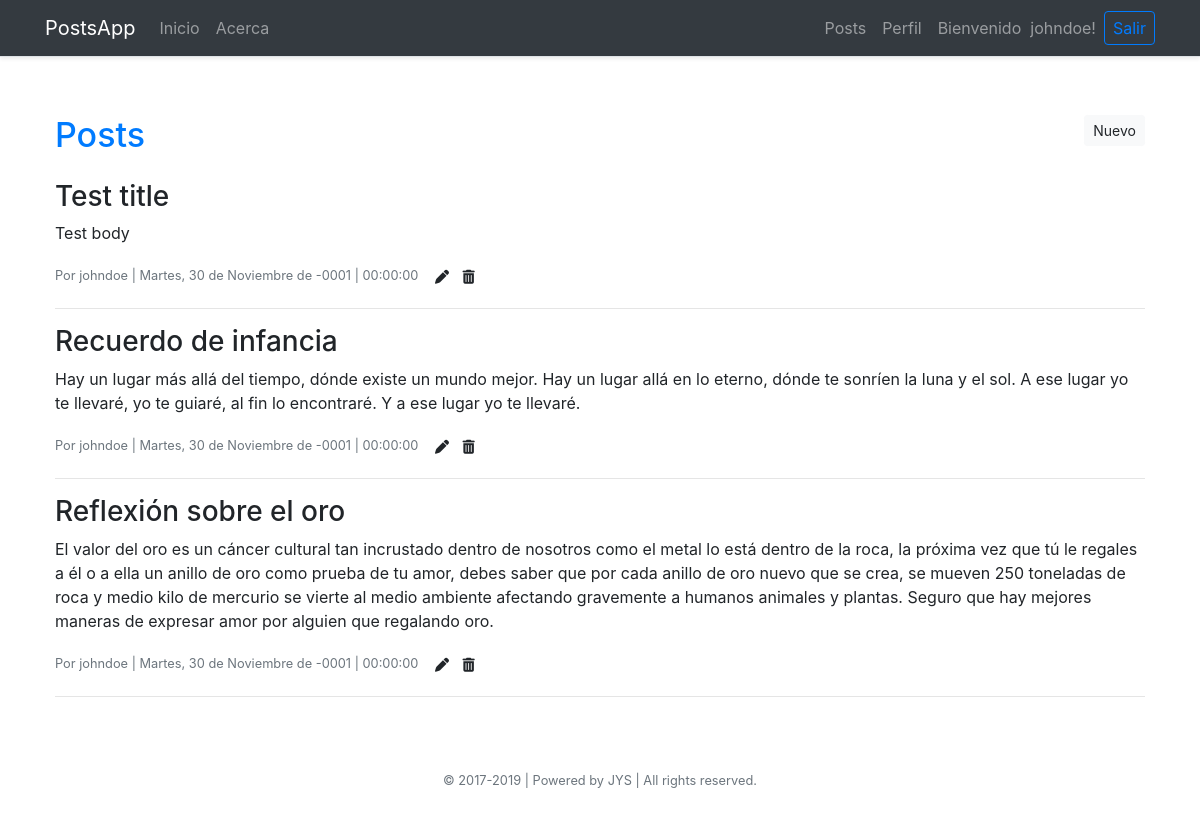
Screenshot of / (signed in) with the database file from the repository.
### tables this page shows
CREATE TABLE user (
	user_id INT UNSIGNED NOT NULL AUTO_INCREMENT PRIMARY KEY,
	last_name VARCHAR(50) NOT NULL,
	first_name VARCHAR(50) NOT NULL,
	user_name VARCHAR(50) NOT NULL,
	user_email VARCHAR(50) NOT NULL,
	password VARCHAR(255) NOT NULL,
	activation CHAR(32) NOT NULL,
	created_on DATETIME NOT NULL,
	last_modified_on DATETIME NOT NULL,
    deleted TINYINT(1) NOT NULL DEFAULT 0,
    UNIQUE KEY user_email_unique (user_email),
    UNIQUE KEY user_name_unique (user_name)
);

CREATE TABLE post (
	id INT UNSIGNED NOT NULL AUTO_INCREMENT PRIMARY KEY,
	author_id INT UNSIGNED NOT NULL,
	created_on DATETIME NOT NULL,
	last_modified_on DATETIME NOT NULL,
	title VARCHAR(255) NOT NULL,
	body TEXT NOT NULL,
	FOREIGN KEY (author_id) REFERENCES user (user_id)
);

### public/index.php (called while the page is built, shortened)
<?php
$q = 'SELECT p.id, p.title, p.body, p.last_modified_on, p.created_on, p.author_id, u.user_name
        FROM post p JOIN user u ON p.author_id = u.user_id
        ORDER BY p.created_on DESC;';
$data = [
    'title' => 'Publicaciones',
    'posts' => query($q)
];
render("post/index", $data);

### views/post/index.phtml (the view, shortened to what this page needs)
<section class="content" style="padding: 0.625rem;">
    <h1 class="text-primary mb-4">Posts
        <?php if (isset($_SESSION['user_id'])): ?>
        <a href="create.php" class="btn btn-light btn-sm float-right" title="Agregar post">Nuevo</a>
        <?php endif ?>
    </h1>
    <?php foreach ($posts as $post): ?>
        <div class="row">
            <div class="col-md-12">
                <h2 class="h3"><?= $post['title']; ?></h2>
            </div>
        </div>
        <div class="row">
            <div class="col-md-12">
                <p><?= nl2br($post['body']); ?></p>
                <span class="text-muted small"><?= 'Por ' . $post['user_name'] . ' | '  .  dateFormat($post['created_on']) ?>
                    <?php
                    $user = isset($_SESSION['user_id']) ? $_SESSION['user_id'] : false;
                    if($user == $post['author_id']): ?>
                    <a href="update.php?id=<?= $post['id'] ?>" class="btn btn-sm ml-sm-1 pr-sm-2" title="Editar post"><i class="fas fa-pen"></i></a>
                    <form action="delete.php" method="POST" class="d-inline">
                        <button type="submit" class="btn btn-sm px-sm-0" onclick="return confirm('¿Estás absolutamente seguro que quieres eliminar el post <?= htmlspecialchars( $post['title'] ) ?>?')" title="Eliminar post"><i class="fas fa-trash-alt"></i></button>
                    </form>
                    <?php endif ?>
                </span>
            </div>
        </div>
        <hr>
    <?php endforeach ?>
</section>

### views/inc/navbar.phtml (shortened to what this page needs)
<nav class="navbar navbar-expand-md navbar-dark bg-dark border-bottom shadow-sm">
    <div class="container">
        <a class="navbar-brand" href="index.php">PostsApp</a>
        <div class="collapse navbar-collapse" id="navbar">
            <ul class="navbar-nav mr-auto">
                <li class="nav-item"><a class="nav-link" href="index.php">Inicio <span class="sr-only">(current)</span></a></li>
                <li class="nav-item"><a class="nav-link" href="about.php">Acerca</a></li>
            </ul>
            <?php if (isset( $_SESSION['user_id'] )):
                $user = getUser($_SESSION['user_id']);
            ?>
            <ul class="navbar-nav ml-auto">
                <li class="nav-item"><a class="nav-link" href="index.php">Posts</a></li>
                <li class="nav-item"><a class="nav-link" href="profile.php">Perfil</a></li>
                <span class="navbar-text mx-md-2">Bienvenido &nbsp;<span style=""><?= htmlspecialchars($user['user_name']) ?>!</span></span>
                <form class="form-inline my-2 my-lg-0" action="logout.php" method="POST">
                    <button type="submit" class="btn btn-outline-primary my-2 my-sm-0 px-2 py-1">Salir</button>
                </form>
            </ul>
            <?php endif ?>
        </div>
    </div>
</nav>

### public/css/styles.css (style rules this page uses)
section h1 { font-size: 2.125rem; }

### rows the page displays
user: user_name "johndoe"
post: title "Test title", body "Test body", author.user_name "johndoe", created_on "Martes, 30 de Noviembre de -0001 | 00:00:00"
post: title "Recuerdo de infancia", body "Hay un lugar más allá del tiempo, dónde existe un mundo mejor. Hay un lugar allá en lo eterno, dónde te sonríen la luna y el sol. A ese lugar yo te llevaré, yo te guiaré, al fin lo encontraré. Y a ese lugar yo te llevaré.", author.user_name "johndoe", created_on "Martes, 30 de Noviembre de -0001 | 00:00:00"
post: title "Reflexión sobre el oro", body "El valor del oro es un cáncer cultural tan incrustado dentro de nosotros como el metal lo está dentro de la roca, la próxima vez que tú le regales a él o a ella un anillo de oro como prueba de tu amor, debes saber que por cada anillo de oro nuevo que se crea, se mueven 250 toneladas de roca y medio kilo de mercurio se vierte al medio ambiente afectando gravemente a humanos animales y plantas. Seguro que hay mejores maneras de expresar amor por alguien que regalando oro.", author.user_name "johndoe", created_on "Martes, 30 de Noviembre de -0001 | 00:00:00"
